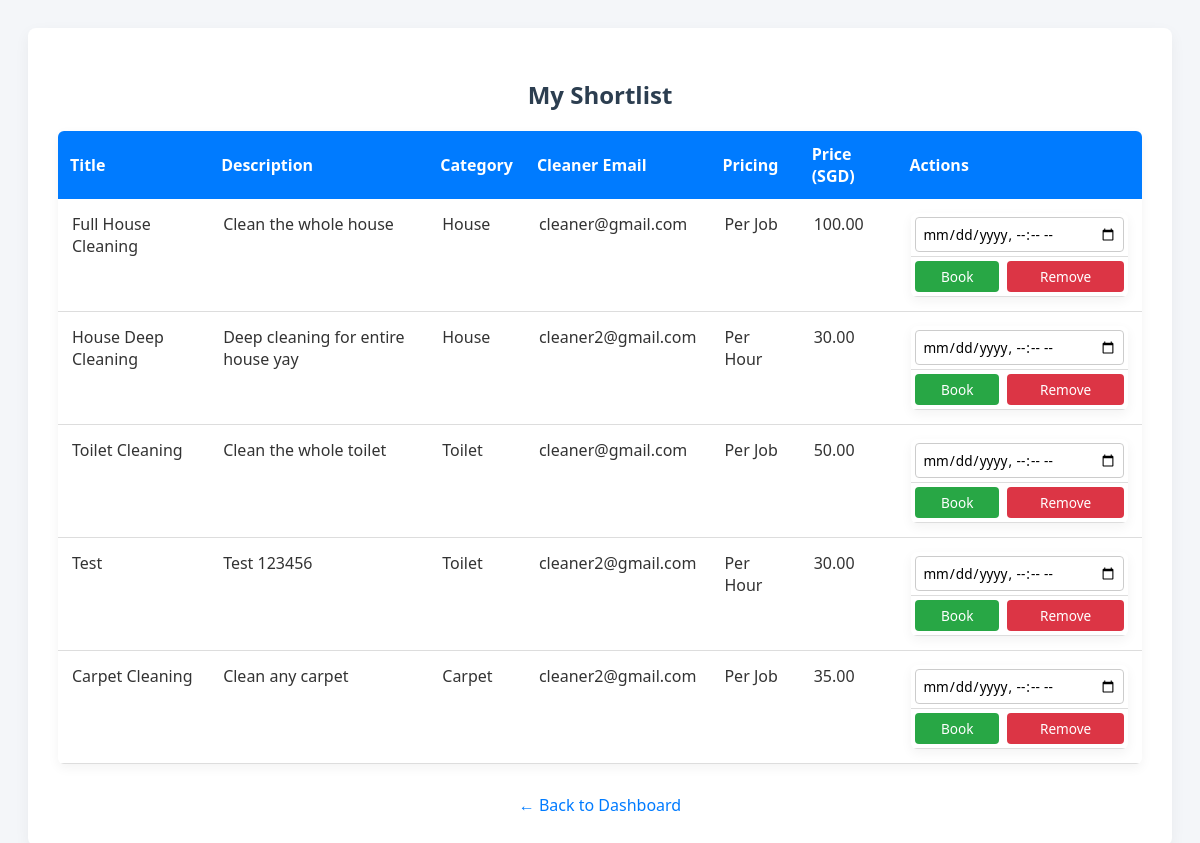
Before: /boundary/view_shortlist.php (signed in) with the older database file.
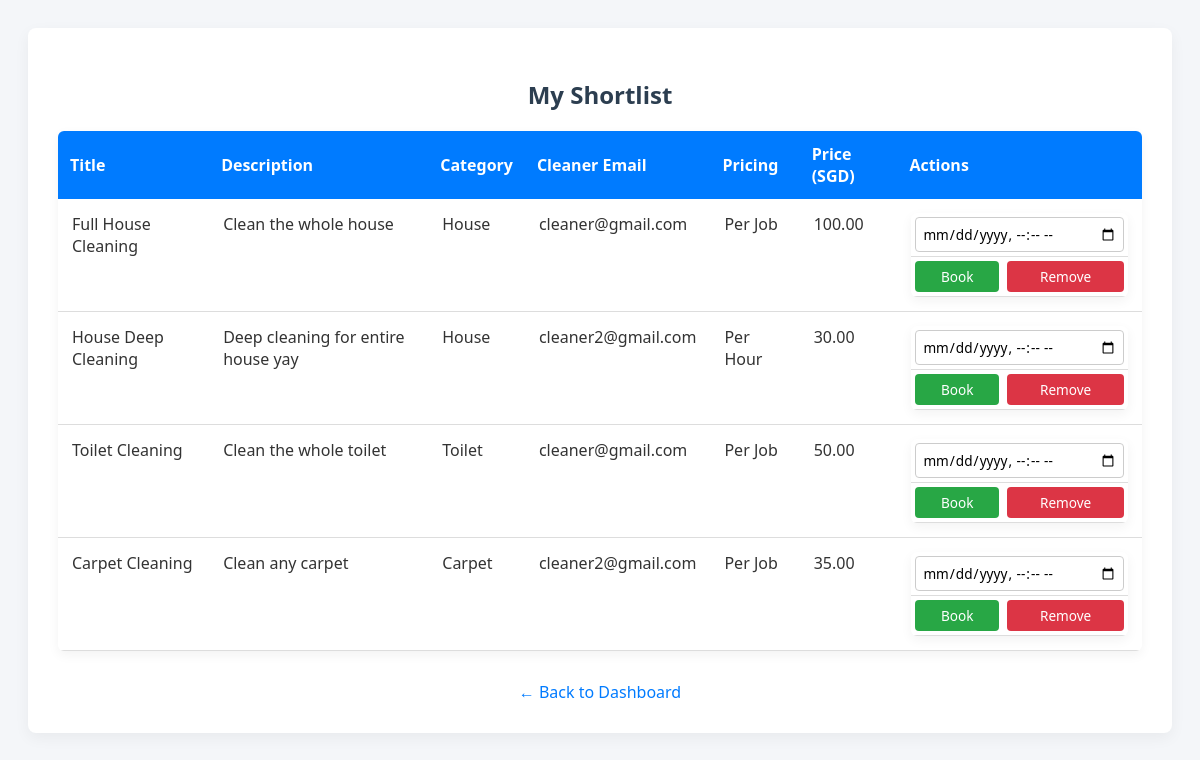
After: the same page with the newer database file.
### tables this page shows
CREATE TABLE IF NOT EXISTS `services` (
  `id` int NOT NULL AUTO_INCREMENT,
  `cleaner_id` int NOT NULL,
  `title` varchar(100) NOT NULL,
  `description` text NOT NULL,
  `price` decimal(10,2) NOT NULL,
  `category_id` int NOT NULL,
  `pricing_type` enum('per_job','per_hour') NOT NULL,
  `created_at` datetime DEFAULT CURRENT_TIMESTAMP,
  `view_count` int DEFAULT '0',
  `shortlist_count` int DEFAULT '0',
  PRIMARY KEY (`id`),
  KEY `cleaner_id` (`cleaner_id`),
  KEY `category_id` (`category_id`)
);

CREATE TABLE IF NOT EXISTS `categories` (
  `id` int NOT NULL AUTO_INCREMENT,
  `name` varchar(50) NOT NULL,
  PRIMARY KEY (`id`),
  UNIQUE KEY `name` (`name`)
);

CREATE TABLE IF NOT EXISTS `users` (
  `id` int NOT NULL AUTO_INCREMENT,
  `email` varchar(100) NOT NULL,
  `password` varchar(255) NOT NULL,
  `user_type` enum('C','H','A','P') NOT NULL,
  `created_at` datetime DEFAULT CURRENT_TIMESTAMP,
  PRIMARY KEY (`id`),
  UNIQUE KEY `email` (`email`)
);

### entity/Shortlist.php (called while the page is built, shortened)
<?php
class Shortlist {
    public static function getAllByHomeowner($pdo, $homeowner_id) {
        $stmt = $pdo->prepare("
            SELECT s.*, c.name AS category_name, u.email AS cleaner_email
            FROM shortlists sh
            JOIN services s ON sh.service_id = s.id
            JOIN categories c ON s.category_id = c.id
            JOIN users u ON s.cleaner_id = u.id
            WHERE sh.homeowner_id = ?
        ");
        $stmt->execute([$homeowner_id]);
        return $stmt->fetchAll();
    }
}

### control/HomeownerController.php (called while the page is built, shortened)
<?php
require_once __DIR__ . '/../entity/Shortlist.php';
class HomeownerController {
    public static function getShortlistedServices($homeowner_id) {
        global $pdo;
        return Shortlist::getAllByHomeowner($pdo, $homeowner_id);
    }
}

### boundary/view_shortlist.php (the view, shortened to what this page needs)
<?php
require_once '../config/db.php';
require_once '../control/HomeownerController.php';
$homeowner_id = $_SESSION['user']['id'];
$shortlisted_services = HomeownerController::getShortlistedServices($homeowner_id);
?>
<!DOCTYPE html>
<html>
<head>
    <link rel="stylesheet" href="../css/view_shortlist.css?v=2">
</head>
<body>
<div class="container">
    <h2>My Shortlist</h2>
    <?php if (empty($shortlisted_services)): ?>
        <p>You have not shortlisted any services yet.</p>
    <?php else: ?>
        <table>
            <tr>
                <th>Title</th>
                <th>Description</th>
                <th>Category</th>
                <th>Cleaner Email</th>
                <th>Pricing</th>
                <th>Price (SGD)</th>
                <th>Actions</th>
            </tr>
            <?php foreach ($shortlisted_services as $s): ?>
                <tr>
                    <td><?= htmlspecialchars($s['title']) ?></td>
                    <td><?= nl2br(htmlspecialchars($s['description'])) ?></td>
                    <td><?= htmlspecialchars($s['category_name']) ?></td>
                    <td><?= htmlspecialchars($s['cleaner_email']) ?></td>
                    <td><?= $s['pricing_type'] === 'per_job' ? 'Per Job' : 'Per Hour' ?></td>
                    <td><?= number_format($s['price'], 2) ?></td>
                    <td>
                        <form method="post" action="book_shortlist.php" onsubmit="return confirm('Proceed with booking?');">
                            <table class="action-table">
                                <tr>
                                    <td colspan="2">
                                        <input type="datetime-local" name="booking_datetime" required>
                                    </td>
                                </tr>
                                <tr>
                                    <td><button type="submit" name="book">Book</button></td>
                                    <td><button type="submit" name="remove" formaction="remove_shortlist.php">Remove</button></td>
                                </tr>
                            </table>
                        </form>
                    </td>
                </tr>
            <?php endforeach; ?>
        </table>
    <?php endif; ?>
    <a href="dashboard_homeowner.php">← Back to Dashboard</a>
</div>
</body>
</html>

Changed rows visible on the page:
removed services: title "Test", description "Test 123456", category.name "Toilet", users.email "cleaner2@gmail.com", pricing_type "Per Hour", price "30.00"
